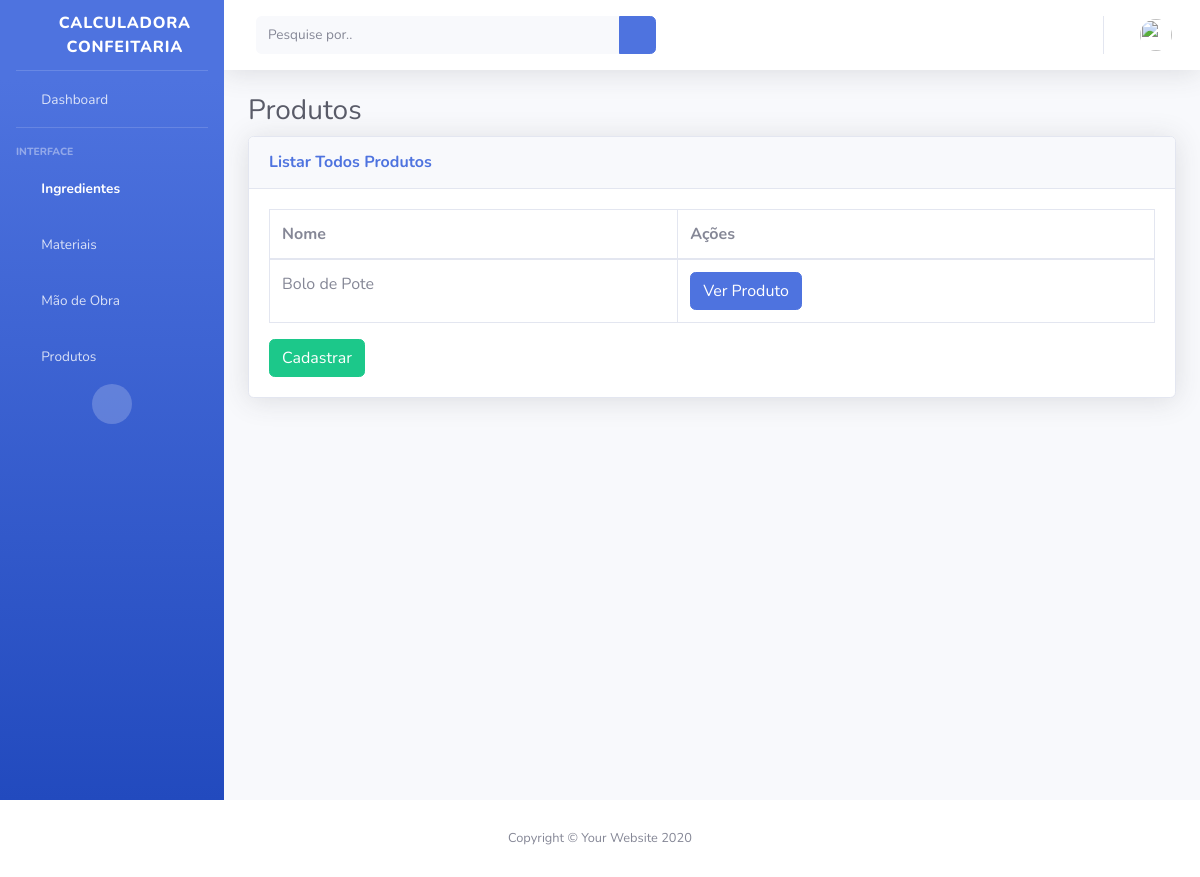
/product-list (signed in), run on an earlier commit of the app's database.
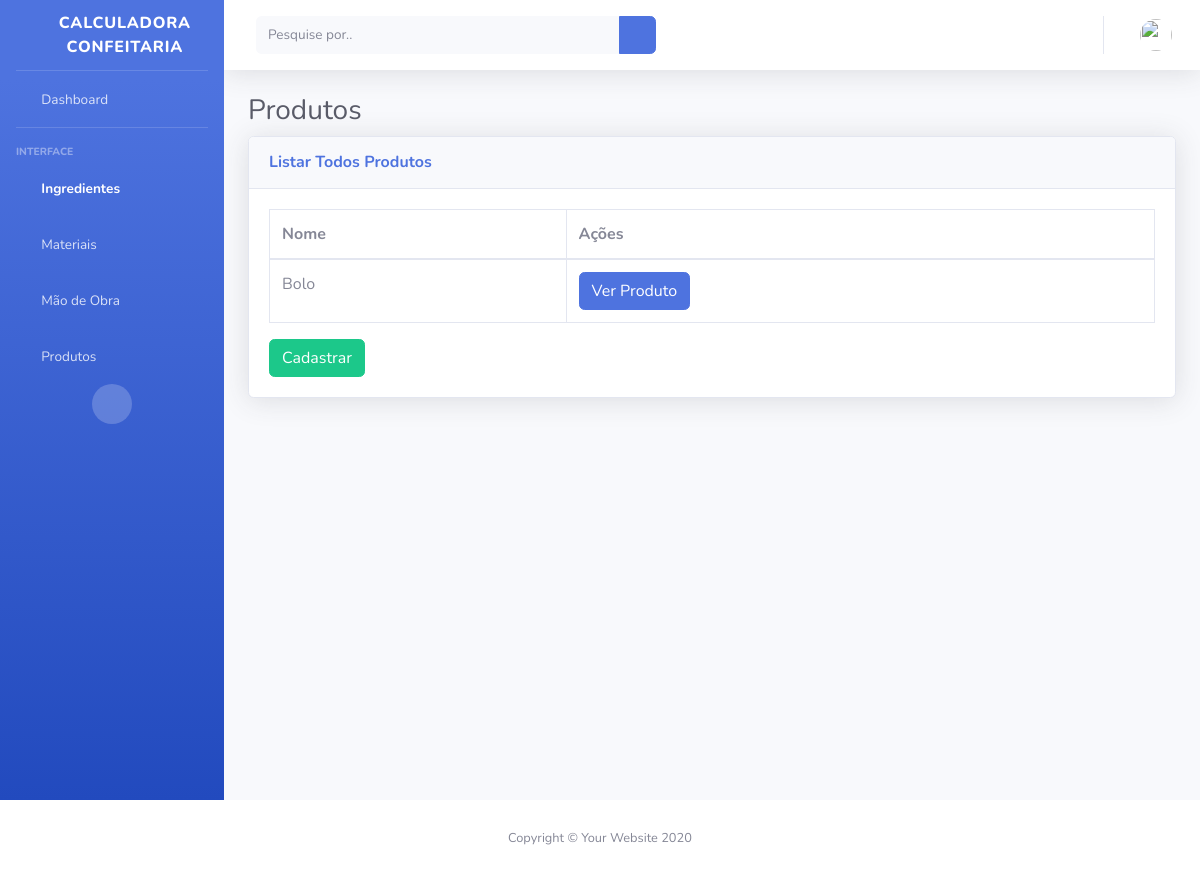
And on a later commit of the database.
### myapp/models.py (models this page shows, shortened)
class Product(models.Model):
    user = models.ForeignKey(CustomUser, blank=True, on_delete=models.CASCADE)
    name = models.CharField(db_column='name', max_length=100, blank=False)
    labor = models.ForeignKey(Labor, blank=True, on_delete=models.CASCADE)
    another_expenses = models.FloatField(_("Outros Custos (R$):"), db_column='another_expenses', blank=True)
    incalculable_expenses = models.FloatField(_("Custos Incalculáveis (R$):"), db_column='incalculable_expenses',
                                              blank=True)
    marketplace_tax = models.FloatField(_("Taxa de Comissão em Marketplace (R$):"), db_column='marketplace_tax',
                                        blank=True)
    taxes = models.FloatField(_("Impostos:"), db_column='taxes', blank=True)
    quantity = models.IntegerField(
        _("Quantidade Desejada:"), db_column='quantity', blank=True)
    profit = models.FloatField(_("Lucro Desejado (R$):"), db_column='profit', blank=True)
    class Meta:
        ordering = ["name"]

### myapp/views.py (the view)
# urls.py: path('product-list', views.productList, name='product-list'),
@login_required
def productList(request):
    products = Product.objects.all()
    return render(request, "product-list.html", {'products': products})

### myapp/templates/product-list.html
{% extends "base.html" %}
{% block content %}
<h1 class="h3 mb-2 text-gray-800">Produtos</h1>
<div class="card shadow mb-4">
<div class="card-header py-3">
    <h6 class="m-0 font-weight-bold text-primary">Listar Todos Produtos</h6>
</div>
<div class="card-body">
    <div class="table-responsive">
        <table class="table table-bordered" id="dataTable" width="100%" cellspacing="0">
            <thead>
                <tr>
                    <th scope="col">Nome</th>
                    <th scope="col">Ações</th>
                </tr>
            </thead>
            <tbody>
                {% for product in products %}
                <tr>
                    <td>{{ product.name }}</td>
                    <td>
                        <a type="button" class="btn btn-primary" href="/product/{{ product.id }}">Ver Produto</a>
                    </td>
                </tr>
                {% endfor %}
            </tbody>
        </table>
        <a type="button" class="btn btn-success" href="{%url 'ingredient-create' %}">Cadastrar</a>
    </div>
</div>
</div>
{% endblock %}

What changed in the data, as far as the page shows it:
changed Product: name "Bolo de Pote" → "Bolo"
